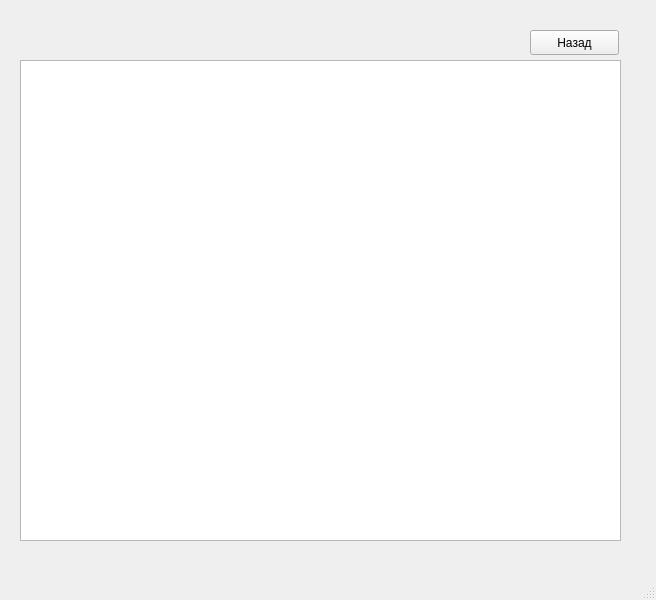
<?xml version="1.0" encoding="UTF-8"?>
<ui version="4.0">
 <class>MainWindow</class>
 <widget class="QMainWindow" name="MainWindow">
  <property name="geometry">
   <rect>
    <x>0</x>
    <y>0</y>
    <width>656</width>
    <height>600</height>
   </rect>
  </property>
  <property name="windowTitle">
   <string>MainWindow</string>
  </property>
  <widget class="QWidget" name="centralwidget">
   <widget class="QTableWidget" name="udkTw">
    <property name="geometry">
     <rect>
      <x>20</x>
      <y>60</y>
      <width>601</width>
      <height>481</height>
     </rect>
    </property>
   </widget>
   <widget class="QPushButton" name="backBut">
    <property name="geometry">
     <rect>
      <x>530</x>
      <y>30</y>
      <width>89</width>
      <height>25</height>
     </rect>
    </property>
    <property name="text">
     <string>Назад</string>
    </property>
   </widget>
  </widget>
  <widget class="QMenuBar" name="menubar">
   <property name="geometry">
    <rect>
     <x>0</x>
     <y>0</y>
     <width>656</width>
     <height>22</height>
    </rect>
   </property>
  </widget>
  <widget class="QStatusBar" name="statusbar"/>
 </widget>
 <resources/>
 <connections/>
</ui>
